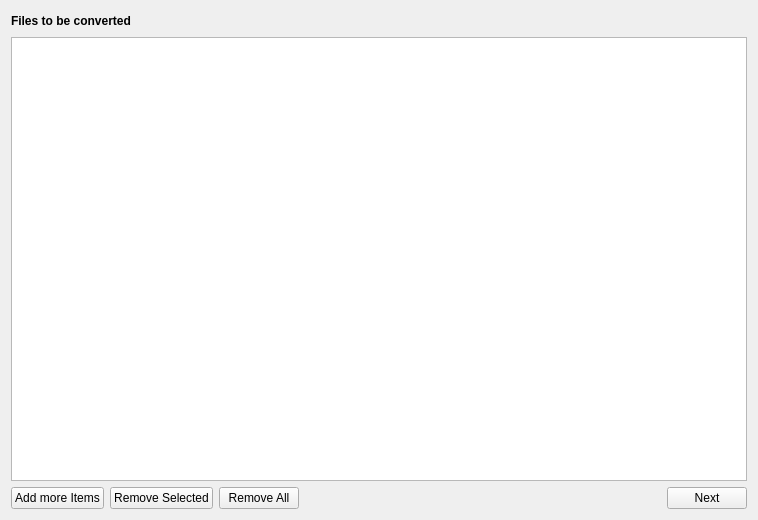
<?xml version="1.0" encoding="UTF-8"?>
<ui version="4.0">
 <class>MediaPage</class>
 <widget class="QWidget" name="MediaPage">
  <property name="geometry">
   <rect>
    <x>0</x>
    <y>0</y>
    <width>758</width>
    <height>520</height>
   </rect>
  </property>
  <property name="windowTitle">
   <string>Form</string>
  </property>
  <layout class="QVBoxLayout" name="verticalLayout">
   <item>
    <layout class="QHBoxLayout" name="horizontalLayout">
     <property name="topMargin">
      <number>0</number>
     </property>
     <property name="rightMargin">
      <number>0</number>
     </property>
     <item>
      <widget class="QLabel" name="label">
       <property name="font">
        <font>
         <bold>true</bold>
        </font>
       </property>
       <property name="text">
        <string>Files to be converted</string>
       </property>
      </widget>
     </item>
     <item>
      <spacer name="horizontalSpacer_2">
       <property name="orientation">
        <enum>Qt::Horizontal</enum>
       </property>
       <property name="sizeHint" stdset="0">
        <size>
         <width>40</width>
         <height>20</height>
        </size>
       </property>
      </spacer>
     </item>
     <item>
      <layout class="QVBoxLayout" name="spinnerLayout"/>
     </item>
    </layout>
   </item>
   <item>
    <widget class="QListWidget" name="mediaListWidget"/>
   </item>
   <item>
    <layout class="QHBoxLayout" name="horizontalLayout_2">
     <property name="topMargin">
      <number>0</number>
     </property>
     <item>
      <widget class="QPushButton" name="addMorePushButton">
       <property name="text">
        <string>Add more Items</string>
       </property>
      </widget>
     </item>
     <item>
      <widget class="QPushButton" name="removeSelectedPushButton">
       <property name="text">
        <string>Remove Selected</string>
       </property>
      </widget>
     </item>
     <item>
      <widget class="QPushButton" name="removeAllPushButton">
       <property name="text">
        <string>Remove All</string>
       </property>
      </widget>
     </item>
     <item>
      <spacer name="horizontalSpacer">
       <property name="orientation">
        <enum>Qt::Horizontal</enum>
       </property>
       <property name="sizeHint" stdset="0">
        <size>
         <width>40</width>
         <height>20</height>
        </size>
       </property>
      </spacer>
     </item>
     <item>
      <widget class="QPushButton" name="nextPushButton">
       <property name="text">
        <string>Next</string>
       </property>
      </widget>
     </item>
    </layout>
   </item>
  </layout>
 </widget>
 <resources/>
 <connections/>
</ui>
